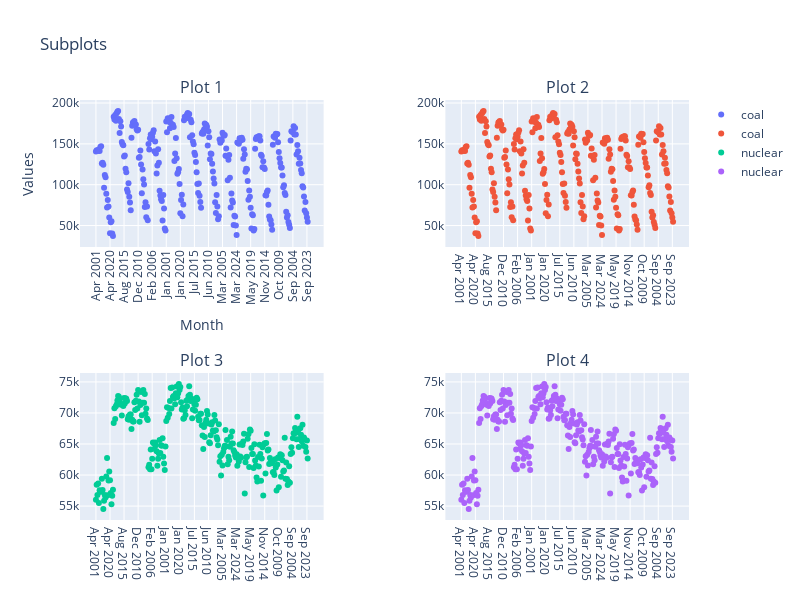

Notebook code cell kept with this figure:
### Code cell
fig = go.Figure()

fig = make_subplots(
    rows=2, cols=2,
    subplot_titles=("Plot 1", "Plot 2", "Plot 3", "Plot 4") ,vertical_spacing=0.3,horizontal_spacing=0.2
)

dict_1={
    1:"all_fuels",
    2:"coal"
    
    
}

dict_2={ 
    1:"natural_gas",
    2:"nuclear"
    
    
}

dict_3={
      1:"conventional_hydroelectric",
      2:"wind"
}


dictonary_name=[dict_1,dict_2,dict_3]
for row,dict_ in zip(range(1,3),dictonary_name):
    col_name = dict_[col]
    for col in range(1,3):
        fig.add_trace(go.Scatter(x=df.index, y=df[col_name], mode='markers', name=col_name), row=row, col=col)


fig.update_layout(title="Subplots",xaxis_title="Month",yaxis_title="Values",xaxis=dict(tickangle=270),height=600,width=800)

### Figure 1 — Plotly figure (JSON) as saved in the notebook; plotly's stock layout.template omitted (floating-point values rounded to 4 significant figures; data arrays with more than 128 entries replaced by an {"elided": "..."} marker saying what was removed)
{"data": [{"mode": "markers", "name": "coal", "type": "scatter", "x": {"elided": "287 str values"}, "xaxis": "x", "y": {"elided": "287 float values"}, "yaxis": "y"}, {"mode": "markers", "name": "coal", "type": "scatter", "x": {"elided": "287 str values"}, "xaxis": "x2", "y": {"elided": "287 float values"}, "yaxis": "y2"}, {"mode": "markers", "name": "nuclear", "type": "scatter", "x": {"elided": "287 str values"}, "xaxis": "x3", "y": {"elided": "287 float values"}, "yaxis": "y3"}, {"mode": "markers", "name": "nuclear", "type": "scatter", "x": {"elided": "287 str values"}, "xaxis": "x4", "y": {"elided": "287 float values"}, "yaxis": "y4"}], "layout": {"annotations": [{"font": {"size": 16}, "showarrow": false, "text": "Plot 1", "x": 0.2, "xanchor": "center", "xref": "paper", "y": 1.0, "yanchor": "bottom", "yref": "paper"}, {"font": {"size": 16}, "showarrow": false, "text": "Plot 2", "x": 0.8, "xanchor": "center", "xref": "paper", "y": 1.0, "yanchor": "bottom", "yref": "paper"}, {"font": {"size": 16}, "showarrow": false, "text": "Plot 3", "x": 0.2, "xanchor": "center", "xref": "paper", "y": 0.35, "yanchor": "bottom", "yref": "paper"}, {"font": {"size": 16}, "showarrow": false, "text": "Plot 4", "x": 0.8, "xanchor": "center", "xref": "paper", "y": 0.35, "yanchor": "bottom", "yref": "paper"}], "height": 600, "title": {"text": "Subplots"}, "width": 800, "xaxis": {"anchor": "y", "autorange": true, "domain": [0, 0.4], "range": [-21.55, 307.5], "tickangle": -90, "title": {"text": "Month"}, "type": "category"}, "xaxis2": {"anchor": "y2", "autorange": true, "domain": [0.6, 1], "range": [-21.55, 307.5], "type": "category"}, "xaxis3": {"anchor": "y3", "autorange": true, "domain": [0, 0.4], "range": [-21.55, 307.5], "type": "category"}, "xaxis4": {"anchor": "y4", "autorange": true, "domain": [0.6, 1], "range": [-21.55, 307.5], "type": "category"}, "yaxis": {"anchor": "x", "autorange": true, "domain": [0.65, 1.0], "range": [23730.0, 203700.0], "title": {"text": "Values"}, "type": "linear"}, "yaxis2": {"anchor": "x2", "autorange": true, "domain": [0.65, 1.0], "range": [23730.0, 203700.0], "type": "linear"}, "yaxis3": {"anchor": "x3", "autorange": true, "domain": [0, 0.35], "range": [52760.0, 76440.0], "type": "linear"}, "yaxis4": {"anchor": "x4", "autorange": true, "domain": [0, 0.35], "range": [52760.0, 76440.0], "type": "linear"}}}
